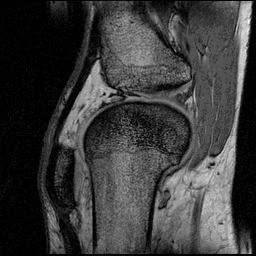
%> input picture 3. Image enhancement in spatial domain/Picture_2.gif, 256 x 256 px
$ octave 'Image enhancement in spatial domain Code.m'   (GNU Octave 9; MATLAB toolbox functions it lacks are replaced by stand-ins)
%> lines starting %> are read from the running program, lines starting %| are printed output that depends on the picture
% Thornthan yasukam
% Assignment 4 , no2

% 1.input
img = imread("Picture_2.gif");
%> img is the input picture: size 256x256 uint8; min 0, max 247, mean 58.4
figure, imshow(img), title('Original image')

% 2.mask

% 2.1 Laplacian mask
Wa = [0 1 0; 1 2 1; 0 1 0]
Wa = Wa/6

Wa_test = [0 1 0; 1 10 1; 0 1 0]
Wa_test = Wa_test/6

% 2.2 sobel
Wb = [-1 0 1; -2 0 2; -1 0 1]

% 2.3 Laplacian mask
Wc = [0 1 0; 1 -4 1; 0 1 0]

% 3.output
out_Wa = imfilter(img, Wa, 'conv');
out_Wb = imfilter(img, Wb, 'conv');
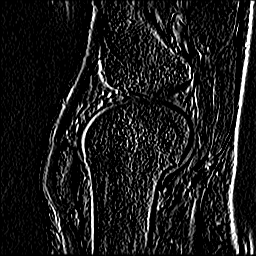
%> out_Wb: size 256x256 uint8; min 0, max 255, mean 26.6
out_Wc = imfilter(img, Wc, 'conv');
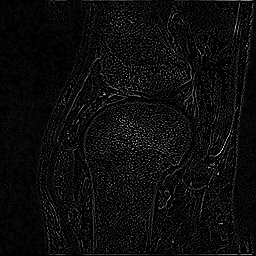
%> out_Wc: size 256x256 uint8; min 0, max 255, mean 12.3

out_Wa_test = imfilter(img, Wa_test, 'conv');
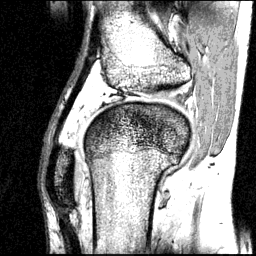
%> out_Wa_test: size 256x256 uint8; min 0, max 255, mean 123.9
figure, imshow(out_Wa_test), title('test ouput if middle is 10')

% display result
subplot(1,4,1), imshow(img), title('Original image')
subplot(1,4,2), imshow(out_Wa), title('Output of Wa')
subplot(1,4,3), imshow(out_Wb), title('Output of Wb')
subplot(1,4,4), imshow(out_Wc), title('Output of Wc')
